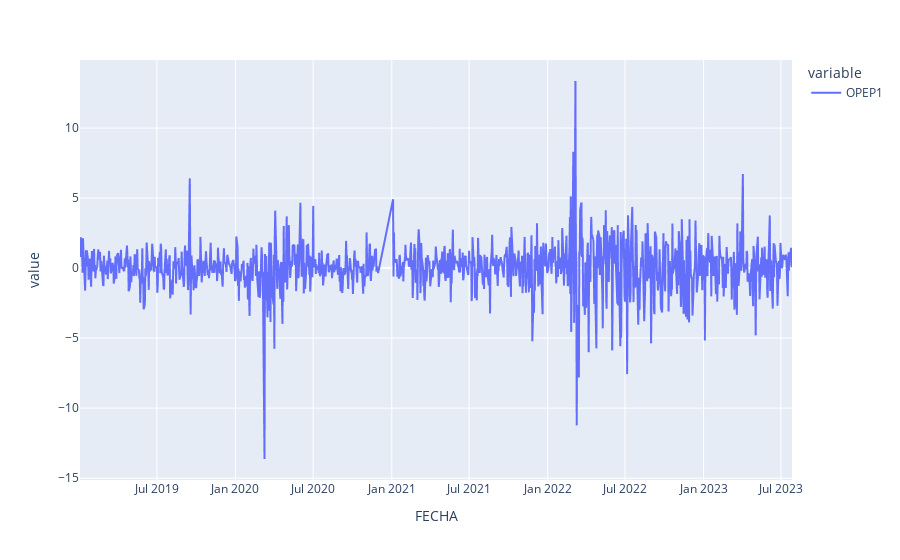

The code cell stored with this chart in its notebook:
### Code cell
px.line(OPEP_copia['OPEP1']) #Valor pasado menos el presente

### Figure 1 — Plotly figure (JSON) as saved in the notebook; plotly's stock layout.template omitted (floating-point values rounded to 4 significant figures; data arrays with more than 128 entries replaced by an {"elided": "..."} marker saying what was removed)
{"data": [{"hovertemplate": "variable=OPEP1<br>FECHA=%{x}<br>value=%{y}<extra></extra>", "legendgroup": "OPEP1", "line": {"color": "#636efa", "dash": "solid"}, "marker": {"symbol": "circle"}, "mode": "lines", "name": "OPEP1", "showlegend": true, "type": "scattergl", "x": {"elided": "1161 str values"}, "xaxis": "x", "y": {"elided": "1161 float values"}, "yaxis": "y"}], "layout": {"legend": {"title": {"text": "variable"}, "tracegroupgap": 0}, "margin": {"t": 60}, "xaxis": {"anchor": "y", "domain": [0, 1], "title": {"text": "FECHA"}}, "yaxis": {"anchor": "x", "domain": [0, 1], "title": {"text": "value"}}}}
